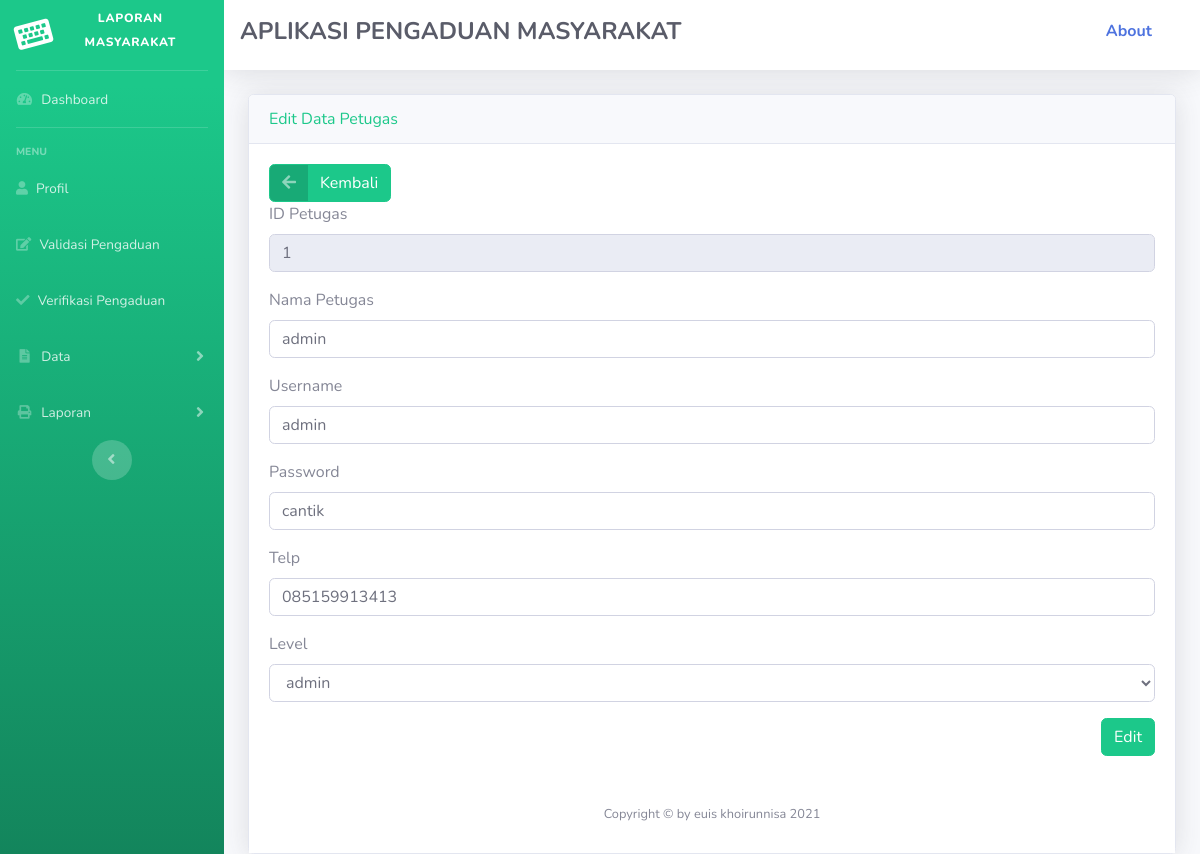
/admin/admin.php?url=edit_petugas&id=1 (signed in), run on the app's committed database.
### tables this page shows
CREATE TABLE `petugas` (
  `id_petugas` int(11) NOT NULL,
  `nama_petugas` varchar(35) NOT NULL,
  `username` varchar(25) NOT NULL,
  `password` varchar(32) NOT NULL,
  `telp` varchar(12) NOT NULL,
  `level` enum('admin','petugas','','') NOT NULL
);

### admin/edit_petugas.php (the view, shortened to what this page needs)
<div class="card shadow">
    <div class="card-header text-success">
        Edit Data Petugas
    </div>
    <div class="card-body">
    <div class="form-group cols-sm-6">
    <a href="?url=lihat_petugas" class="btn btn-success btn-icon-split">
        <span class="icon text-white-50">
        <i class="fas fa-arrow-left"></i>
        </span>
        <span class="text">Kembali</span>
    </a>
    <?php
    require '../koneksi.php';
    $sqli=mysqli_query($konek, "select * from petugas where id_petugas='$_GET[id]' ");
    if($data=mysqli_fetch_array($sqli))
    {
        ?>
        <form action="update_petugas.php" method="post" class="form-horizontal" enctype="multipart/form-data">
            <div class="form-group cols-sm-6">
                <label>ID Petugas</label>
                <input type="text" name="id_petugas" value="<?php echo $data['id_petugas']; ?> " class="form-control" readonly>
            </div>
            <div class="form-group cols-sm-6">
                <label>Nama Petugas</label>
                <input type="text" name="nama_petugas" value="<?php echo $data['nama_petugas']; ?>" class="form-control">
            </div>
            <div class="form-group cols-sm-6">
                <label>Username</label>
                <input type="text" name="username" value="<?php echo $data['username']; ?>" class="form-control">
            </div>
            <div class="form-group cols-sm-6">
                <label>Password</label>
                <input type="text" name="password" value="<?php echo $data['password']; ?>" class="form-control">
            </div>
            <div class="form-group cols-sm-6">
                <label>Telp</label>
                <input type="text" name="telp" value="<?php echo $data['telp']; ?>" class="form-control">
            </div>
            <div class="form-group cols-sm-6">
                <label>Level</label>
                <select class="form-control" name="level">
                    <option value="<?php echo $data['level']; ?> "> <?php echo $data ['level']; ?></option>
                </select>
            </div>
                <input type="submit" value="Edit" class="btn btn-success float-right">
        </form>
    <?php } ?>

### data on the page
petugas: id_petugas "1", nama_petugas "admin", username "admin", password "cantik", telp "085159913413", level "admin"
